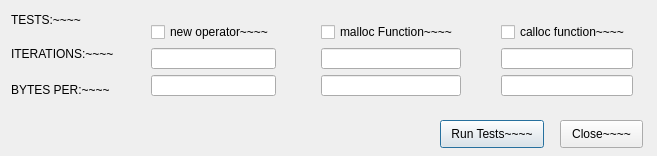
<?xml version="1.0" encoding="UTF-8"?>
<ui version="4.0">
 <class>LeakDialogQtUi</class>
 <widget class="QDialog" name="LeakDialogQtUi">
  <property name="geometry">
   <rect>
    <x>0</x>
    <y>0</y>
    <width>657</width>
    <height>156</height>
   </rect>
  </property>
  <property name="windowTitle">
   <string>Resource Leak Testing~~~~~~</string>
  </property>
  <widget class="QLabel" name="Testslabel">
   <property name="geometry">
    <rect>
     <x>11</x>
     <y>10</y>
     <width>78</width>
     <height>20</height>
    </rect>
   </property>
   <property name="text">
    <string>TESTS:~~~~</string>
   </property>
   <property name="scaledContents">
    <bool>false</bool>
   </property>
  </widget>
  <widget class="QLabel" name="IterationsLabel">
   <property name="geometry">
    <rect>
     <x>11</x>
     <y>44</y>
     <width>117</width>
     <height>20</height>
    </rect>
   </property>
   <property name="text">
    <string>ITERATIONS:~~~~</string>
   </property>
  </widget>
  <widget class="QLabel" name="BytesPerLabel">
   <property name="geometry">
    <rect>
     <x>11</x>
     <y>80</y>
     <width>107</width>
     <height>20</height>
    </rect>
   </property>
   <property name="text">
    <string>BYTES PER:~~~~</string>
   </property>
  </widget>
  <widget class="QPushButton" name="RunTestsButton">
   <property name="geometry">
    <rect>
     <x>440</x>
     <y>120</y>
     <width>104</width>
     <height>28</height>
    </rect>
   </property>
   <property name="text">
    <string>Run Tests~~~~</string>
   </property>
  </widget>
  <widget class="QPushButton" name="CloseButton">
   <property name="geometry">
    <rect>
     <x>560</x>
     <y>120</y>
     <width>83</width>
     <height>28</height>
    </rect>
   </property>
   <property name="text">
    <string>Close~~~~</string>
   </property>
  </widget>
  <widget class="QWidget" name="">
   <property name="geometry">
    <rect>
     <x>140</x>
     <y>11</y>
     <width>147</width>
     <height>96</height>
    </rect>
   </property>
   <layout class="QVBoxLayout" name="verticalLayout">
    <item>
     <widget class="QCheckBox" name="newOperatorCheckBox">
      <property name="text">
       <string>new operator~~~~</string>
      </property>
     </widget>
    </item>
    <item>
     <widget class="QLineEdit" name="newOperIterationsLineEdit">
      <property name="enabled">
       <bool>true</bool>
      </property>
      <property name="mouseTracking">
       <bool>true</bool>
      </property>
      <property name="focusPolicy">
       <enum>Qt::StrongFocus</enum>
      </property>
      <property name="inputMask">
       <string/>
      </property>
      <property name="maxLength">
       <number>999999999</number>
      </property>
      <property name="placeholderText">
       <string extracomment="Enter number of iterations to perform"/>
      </property>
      <property name="clearButtonEnabled">
       <bool>true</bool>
      </property>
     </widget>
    </item>
    <item>
     <widget class="QLineEdit" name="newOperBytesPerLineEdit">
      <property name="enabled">
       <bool>true</bool>
      </property>
      <property name="maxLength">
       <number>999999999</number>
      </property>
      <property name="clearButtonEnabled">
       <bool>true</bool>
      </property>
     </widget>
    </item>
   </layout>
  </widget>
  <widget class="QWidget" name="">
   <property name="geometry">
    <rect>
     <x>310</x>
     <y>11</y>
     <width>162</width>
     <height>96</height>
    </rect>
   </property>
   <layout class="QVBoxLayout" name="verticalLayout_2">
    <item>
     <widget class="QCheckBox" name="mallocCheckBox">
      <property name="text">
       <string>malloc Function~~~~</string>
      </property>
     </widget>
    </item>
    <item>
     <widget class="QLineEdit" name="mallocIterationsLineEdit">
      <property name="maxLength">
       <number>999999999</number>
      </property>
      <property name="clearButtonEnabled">
       <bool>true</bool>
      </property>
     </widget>
    </item>
    <item>
     <widget class="QLineEdit" name="mallocBytesPerLineEdit">
      <property name="maxLength">
       <number>999999999</number>
      </property>
      <property name="clearButtonEnabled">
       <bool>true</bool>
      </property>
     </widget>
    </item>
   </layout>
  </widget>
  <widget class="QWidget" name="">
   <property name="geometry">
    <rect>
     <x>490</x>
     <y>11</y>
     <width>154</width>
     <height>96</height>
    </rect>
   </property>
   <layout class="QVBoxLayout" name="verticalLayout_3">
    <item>
     <widget class="QCheckBox" name="callocCheckBox">
      <property name="text">
       <string>calloc function~~~~</string>
      </property>
     </widget>
    </item>
    <item>
     <widget class="QLineEdit" name="callocIterationsLineEdit">
      <property name="maxLength">
       <number>999999999</number>
      </property>
      <property name="clearButtonEnabled">
       <bool>true</bool>
      </property>
     </widget>
    </item>
    <item>
     <widget class="QLineEdit" name="callocBytesPerLineEdit">
      <property name="maxLength">
       <number>999999999</number>
      </property>
      <property name="clearButtonEnabled">
       <bool>true</bool>
      </property>
     </widget>
    </item>
   </layout>
  </widget>
 </widget>
 <layoutdefault spacing="6" margin="11"/>
 <resources/>
 <connections/>
</ui>
